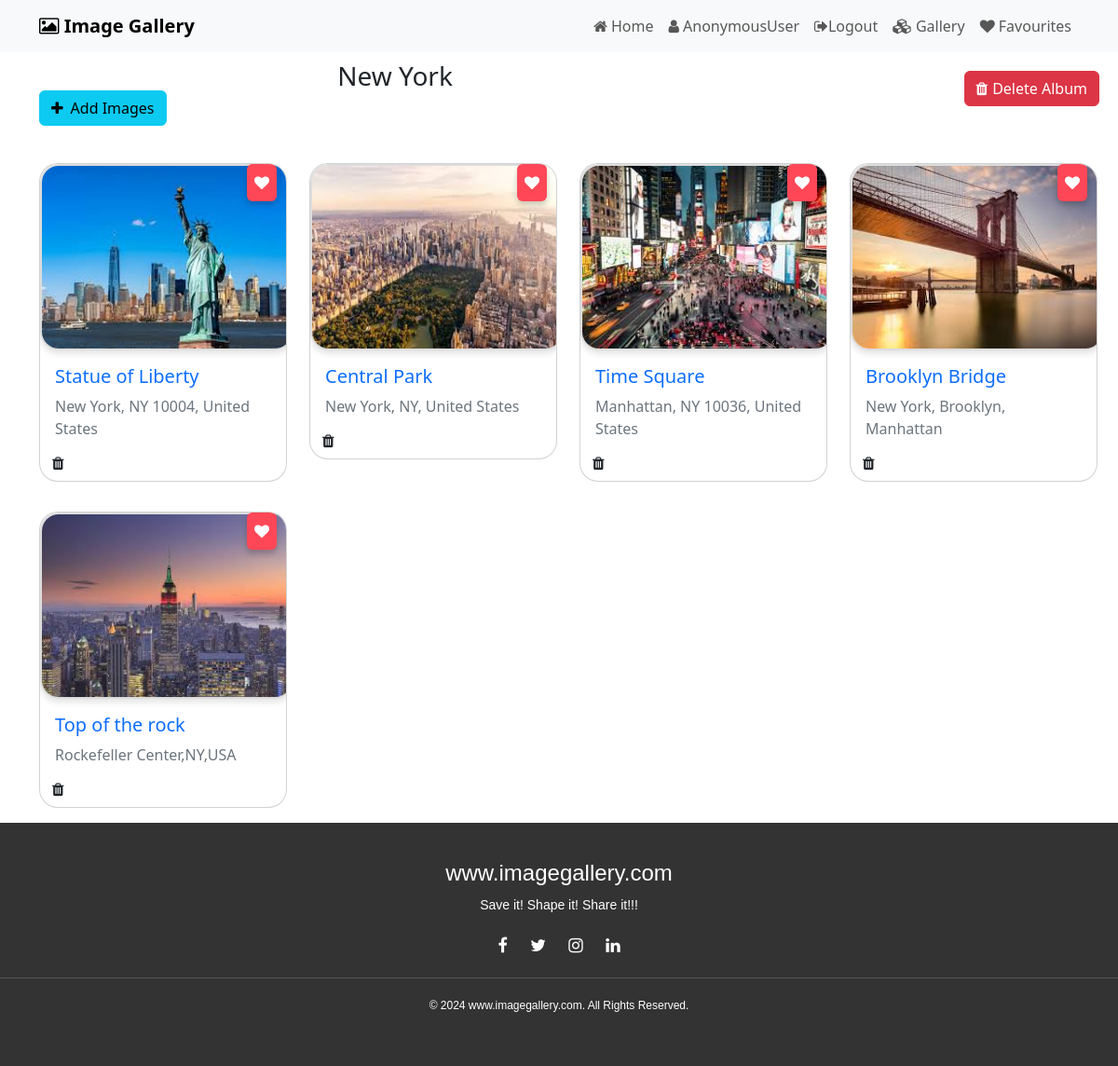
Screenshot of /gallery/11/ with the database file from the repository.
### myapp/models.py (models this page shows, shortened)
class Album(models.Model):
    name = models.CharField(max_length=100,blank=False)
    description = models.CharField(max_length=255,blank=False)
    owner = models.ForeignKey(User, on_delete=models.CASCADE,related_name='album',default=1)
    cover_image = models.ImageField(upload_to='albums/', blank=True, default='default_cover.jpg')
    is_public = models.BooleanField(default=False)
    class Meta:
        ordering=['-id']

class Image(models.Model):
    title = models.CharField(max_length=100,blank=False)
    description = models.CharField(max_length=255,blank=True)
    timestamp = models.DateTimeField(auto_now_add=True)
    image = models.ImageField(upload_to='images/',null=False,blank=False)
    album = models.ForeignKey(Album,on_delete=models.CASCADE,related_name='images',null=False,blank=False,default=1)

### myapp/views.py (the view)
# urls.py: path('gallery/<int:album_id>/',views.galleryview,name='galleryview'),
def galleryview(request,album_id):
     album = get_object_or_404(Album, id=album_id)
     images = Image.objects.filter(album=album)
     return render(request, 'myapp/galleryview.html', {'album': album, 'images': images})

### myapp/templates/myapp/galleryview.html (shortened to what this page needs)
{% extends 'myapp/layout/main.html' %}
{% block content %}
<section style="margin-top: 65px;">
    <div class="row align-items-center" style="margin-left: 30px;">
        <div class="col-8">
            <h3 style="text-align: center;">{{ album.name }}</h3>
            <a href="{% url 'home' %}" class="btn btn-info d-inline-flex align-items-center">
                <i class="fa fa-plus me-2"></i> Add Images
            </a>
            <br>
        </div>
        <div class="col-4 text-end">
            <a href="{% url 'remove_album' album.id %}" style="margin-right: 20px; gap: 5px;"
               onclick="return confirm('Are you sure you want to delete this album?')"
               class="btn btn-danger d-inline-flex align-items-center">
                <i class="fa fa-trash"></i> Delete Album
            </a>
        </div>
    </div>
    <br>
    <div class="row" style="margin-left: 30px; margin-right: 10px;">
        {% for image in images %}
        <div class="col-md-4 col-lg-3">
            <div class="card my-3" style="position: relative; border-radius: 20px;">
                <img src="{{ image.image.url }}" alt="{{ image.title }}" class="gallery-image" data-image-id="{{ image.id }}" style="width: 272px; height: 200px; border-radius: 20px;">
                <a href="{% url 'favorites' image.id %}" class="btn btn-warning favorite-btn">
                    <i class="fa fa-heart"></i>
                </a>
                <div class="card-body">
                    <h5 class="card-title text-primary">{{ image.title }}</h5>
                    <p class="card-text text-secondary">{{image.description}}</p>
                </div>
                <form method="POST" action="{% url 'delete_image' image.id %}" style="display: inline;">
                    <button type="submit" class="btn" onclick="return confirm('Are you sure you want to delete this image?')">
                        <i class="fa fa-trash"></i>
                    </button>
                </form>
            </div>
        </div>
        {% endfor %}
    </div>
</section>
{% endblock content %}

### myapp/templates/myapp/layout/main.html (shortened to what this page needs)
{% load static%}
<!doctype html>
<html lang="en">
  <head>
    <link rel="stylesheet" href="https://cdnjs.cloudflare.com/ajax/libs/font-awesome/4.7.0/css/font-awesome.min.css">
    <link rel="stylesheet" href="{% static 'css/styles.css' %}">
    <link href="https://cdn.jsdelivr.net/npm/bootstrap@5.3.0-alpha3/dist/css/bootstrap.min.css" rel="stylesheet">
    <link href="https://cdn.jsdelivr.net/npm/bootstrap@5.3.0/dist/css/bootstrap.min.css" rel="stylesheet">
    <link href="https://cdnjs.cloudflare.com/ajax/libs/cropperjs/1.5.13/cropper.min.css" rel="stylesheet">
  </head>
  <body>
    {% include 'myapp/inc/navbar.html'%}
    {% block content%}
    {% endblock content %}
    {% include 'myapp/inc/footer.html'%}
  </body>
</html>

### myapp/templates/myapp/inc/navbar.html (shortened to what this page needs)
<nav class="navbar navbar-expand-lg  bg-light fixed-top" >
    <div class="container">
      <a class="navbar-brand" href="{% url 'home' %}"><i class="fa fa-image"></i><b> Image Gallery</b></a>
      <div class="collapse navbar-collapse" id="navbarNavAltMarkup">
        <div class="navbar-nav ms-auto">
         <a class="nav-link" aria-current="page" href="{% url 'home' %}"><i class="fa fa-home"></i> Home</a>
            <a class="nav-link" aria-current="page" href="{% url 'profile' %}"><i class="fa fa-user"></i> {{request.user}}</a>
            <a class="nav-link" aria-current="page" href="{% url 'logout_page' %}"><i class="fa fa-sign-out"></i>Logout</a>
            <a class="nav-link" href="{% url 'gallery' %}"><i class="fa fa-cubes"></i> Gallery</a>
            <a class="nav-link" href="{% url 'favorite_list' %}" ><i class="fa fa-heart"></i> Favourites</a>
        </div>
      </div>
    </div>
  </nav>

### myapp/templates/myapp/inc/footer.html (shortened to what this page needs)
<footer class="footer">
    <div class="footer-content">
        <h3>www.imagegallery.com</h3>
        <p>Save it! Shape it! Share it!!!</p>
        <ul class="socials">
            <li><a href="https://www.facebook.com/"><i class="fa fa-facebook-f"></i></a></li>
            <li><a href="https://x.com/?mx=2"><i class="fa fa-twitter"></i></a></li>
            <li><a href="https://www.instagram.com/"><i class="fa fa-instagram"></i></a></li>
            <li>
                <a href="https:www.linkedin.com/in/raja-kavitha-55a069286" target="_blank">
                    <i class="fa fa-linkedin"></i>
                </a>
            </li>
        </ul>
    </div>
    <div class="footer-bottom">
        <p>&copy; 2024 www.imagegallery.com. All Rights Reserved.</p>
    </div>
</footer>

### static/css/styles.css (style rules this page uses)
body { font-family: Arial, sans-serif; line-height: 1.6; }
.card { border-radius: 15px; overflow: hidden; }
.row .btn { margin-top: -10px; }
.card { border-radius: 10px; overflow: hidden; }
button[type="submit"] { border-radius: 50px; }
.gallery-image { border: 2px solid #ddd; border-radius: 5px; box-shadow: 0 4px 6px rgba(0, 0, 0, 0.1); transition: transform 0.2s; }

### myapp/templates/myapp/galleryview.html (style rules this page uses)
.favorite-btn { position: absolute; top: 10px; right: 10px; z-index: 10; background-color: #ff4757; color: white; border: none; padding: 8px; box-shadow: 0px 4px 6px rgba(0, 0, 0, 0.2); transition: transform 0.2s ease, background-color 0.2s ease; }

### myapp/templates/myapp/inc/footer.html (style rules this page uses)
.footer { background-color: #333; color: #fff; padding: 40px 0; text-align: center; font-family: Arial, sans-serif; object-fit: cover; }
.footer-content h3 { font-size: 24px; margin-bottom: 10px; }
.footer-content p { font-size: 14px; margin: 0 0 20px; }
.footer .socials { list-style-type: none; padding: 0; }
.footer .socials li { display: inline-block; margin: 0 10px; }
.footer .socials a { color: #fff; font-size: 18px; text-decoration: none; }
.footer-bottom { padding: 20px 0 0; font-size: 12px; border-top: 1px solid #555; margin-top: 20px; }

### rows the page displays
Album: name "New York"
Image: image (picture), title "Statue of Liberty", description "New York, NY 10004, United States"
Image: image (picture), title "Central Park", description "New York, NY, United States"
Image: image (picture), title "Time Square", description "Manhattan, NY 10036, United States"
Image: image (picture), title "Brooklyn Bridge", description "New York, Brooklyn, Manhattan"
Image: image (picture), title "Top of the rock", description "Rockefeller Center,NY,USA"

### other values shown
{{ request.user }} "AnonymousUser"
